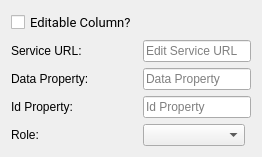
               <widget class="QWidget" name="TAB_EDITS">
                <attribute name="title">
                 <string>Edits</string>
                </attribute>
                <layout class="QGridLayout" name="GL_TAB_EDITS">
                 <item row="7" column="3">
                  <widget class="QComboBox" name="CB_EditorRole">
                   <property name="currentText">
                    <string/>
                   </property>
                   <property name="placeholderText" stdset="0">
                    <string>editUserRole</string>
                   </property>
                  </widget>
                 </item>
                 <item row="6" column="3" colspan="2">
                  <widget class="QLineEdit" name="LE_IDPROPERTY">
                   <property name="placeholderText">
                    <string>Id Property</string>
                   </property>
                  </widget>
                 </item>
                 <item row="1" column="3" colspan="2">
                  <widget class="QLineEdit" name="LE_EDITURL">
                   <property name="placeholderText">
                    <string>Edit Service URL</string>
                   </property>
                  </widget>
                 </item>
                 <item row="3" column="0">
                  <widget class="QLabel" name="LB_DATAPROPERTY">
                   <property name="sizePolicy">
                    <sizepolicy hsizetype="Fixed" vsizetype="Fixed">
                     <horstretch>0</horstretch>
                     <verstretch>0</verstretch>
                    </sizepolicy>
                   </property>
                   <property name="toolTip">
                    <string>isGreenway</string>
                   </property>
                   <property name="toolTipDuration">
                    <number>5</number>
                   </property>
                   <property name="text">
                    <string>Data Property:</string>
                   </property>
                  </widget>
                 </item>
                 <item row="3" column="3" colspan="2">
                  <widget class="QLineEdit" name="LE_DATAPROPERTY">
                   <property name="text">
                    <string/>
                   </property>
                   <property name="placeholderText">
                    <string>Data Property</string>
                   </property>
                  </widget>
                 </item>
                 <item row="6" column="0">
                  <widget class="QLabel" name="LB_IDPROPERTY">
                   <property name="sizePolicy">
                    <sizepolicy hsizetype="Fixed" vsizetype="Fixed">
                     <horstretch>0</horstretch>
                     <verstretch>0</verstretch>
                    </sizepolicy>
                   </property>
                   <property name="toolTip">
                    <string>Id Proporety of the service</string>
                   </property>
                   <property name="toolTipDuration">
                    <number>5</number>
                   </property>
                   <property name="text">
                    <string>Id Property:</string>
                   </property>
                  </widget>
                 </item>
                 <item row="1" column="0">
                  <widget class="QLabel" name="LB_EDITURL">
                   <property name="sizePolicy">
                    <sizepolicy hsizetype="Fixed" vsizetype="Fixed">
                     <horstretch>0</horstretch>
                     <verstretch>0</verstretch>
                    </sizepolicy>
                   </property>
                   <property name="text">
                    <string>Service URL:</string>
                   </property>
                  </widget>
                 </item>
                 <item row="7" column="0">
                  <widget class="QLabel" name="LB_EditorRole">
                   <property name="sizePolicy">
                    <sizepolicy hsizetype="Fixed" vsizetype="Fixed">
                     <horstretch>0</horstretch>
                     <verstretch>0</verstretch>
                    </sizepolicy>
                   </property>
                   <property name="text">
                    <string>Role:</string>
                   </property>
                  </widget>
                 </item>
                 <item row="0" column="0">
                  <widget class="QCheckBox" name="CBX_Editable">
                   <property name="font">
                    <font>
                     <family>Roboto</family>
                     <pointsize>10</pointsize>
                    </font>
                   </property>
                   <property name="text">
                    <string>Editable Column?</string>
                   </property>
                  </widget>
                 </item>
                </layout>
               </widget>
